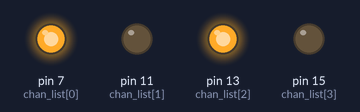
Recording of a program running on a simulated Raspberry Pi (header pin numbers). On the bench: output pins drawn as LEDs (lit = HIGH). At 8.0 s the program stops and its outputs stay as they are.

Above: at 0.1 s.
At 4.1 s:
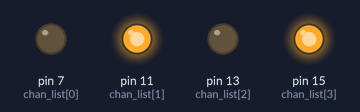
At 7.1 s:
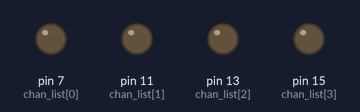
Timing chart, 0 to 8.6 s (numbered marks = the images above):
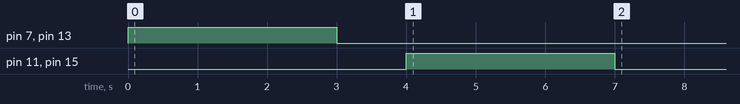

The program:

step_forward_step_backward.py
```python
import RPi.GPIO as GPIO
import time


GPIO.setmode(GPIO.BOARD)
chan_list = [7, 11, 13, 15]
GPIO.setup(chan_list, GPIO.OUT)

chan_list_forward = [7, 13]
GPIO.setup(chan_list_forward, GPIO.OUT)

chan_list_backward = [11, 15]
GPIO.setup(chan_list_backward, GPIO.OUT)

chan_list_turn_right = [7,15]
GPIO.setup(chan_list_turn_right, GPIO.OUT)

chan_list_turn_left = [11, 13]
GPIO.setup(chan_list_turn_left, GPIO.OUT)


GPIO.output(chan_list_forward, True)
time.sleep(3)
GPIO.output(chan_list_forward, False)
time.sleep(1)

GPIO.output(chan_list_backward, True)
time.sleep(3)
GPIO.output(chan_list_backward, False)
time.sleep(1)

GPIO.cleanup()
```

Measured:
- by itself, pin 7 (chan_list[0]), pin 13 (chan_list[2]): LOW → HIGH at 0.00 s, → LOW 3.0 s later
- by itself, pin 11 (chan_list[1]), pin 15 (chan_list[3]): LOW → HIGH at 4.0 s, → LOW 3.0 s later
